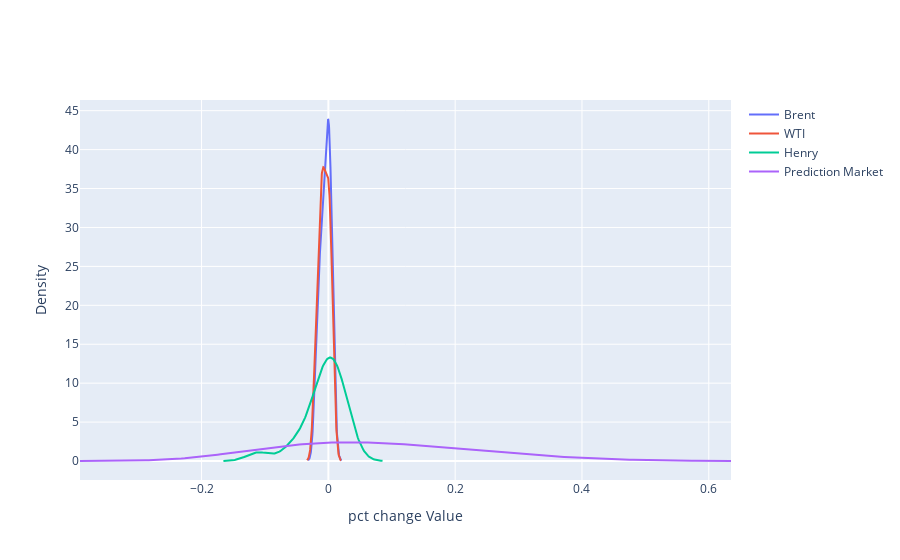

Notebook code cell kept with this figure:
### Code cell
# Create Plotly figure
fig = plgo.Figure()

# Add KDE line
fig.add_trace(plgo.Scatter(x=brent_x_values, y=brent_kde_values, mode='lines', name='Brent'))
fig.add_trace(plgo.Scatter(x=wti_x_values, y=wti_kde_values, mode='lines', name='WTI'))
fig.add_trace(plgo.Scatter(x=henry_x_values, y=henry_kde_values, mode='lines', name='Henry'))
fig.add_trace(plgo.Scatter(x=probs_x_values, y=probs_kde_values, mode='lines', name='Prediction Market'))

# Update layout
#title='Kernel Density Estimate (KDE) of Commodities and Prediction Market Values',
fig.update_layout(xaxis=dict(title='pct change Value'),
                  yaxis=dict(title='Density'),
                  showlegend=True)

# Show plot
fig.show()

### Figure 1 — Plotly figure (JSON) as saved in the notebook; plotly's stock layout.template omitted (floating-point values rounded to 4 significant figures; data arrays with more than 128 entries replaced by an {"elided": "..."} marker saying what was removed)
{"data": [{"mode": "lines", "name": "Brent", "type": "scatter", "x": {"elided": "200 float values"}, "y": {"elided": "200 float values"}}, {"mode": "lines", "name": "WTI", "type": "scatter", "x": {"elided": "200 float values"}, "y": {"elided": "200 float values"}}, {"mode": "lines", "name": "Henry", "type": "scatter", "x": {"elided": "200 float values"}, "y": {"elided": "200 float values"}}, {"mode": "lines", "name": "Prediction Market", "type": "scatter", "x": {"elided": "200 float values"}, "y": {"elided": "200 float values"}}], "layout": {"showlegend": true, "xaxis": {"title": {"text": "pct change Value"}}, "yaxis": {"title": {"text": "Density"}}}}
